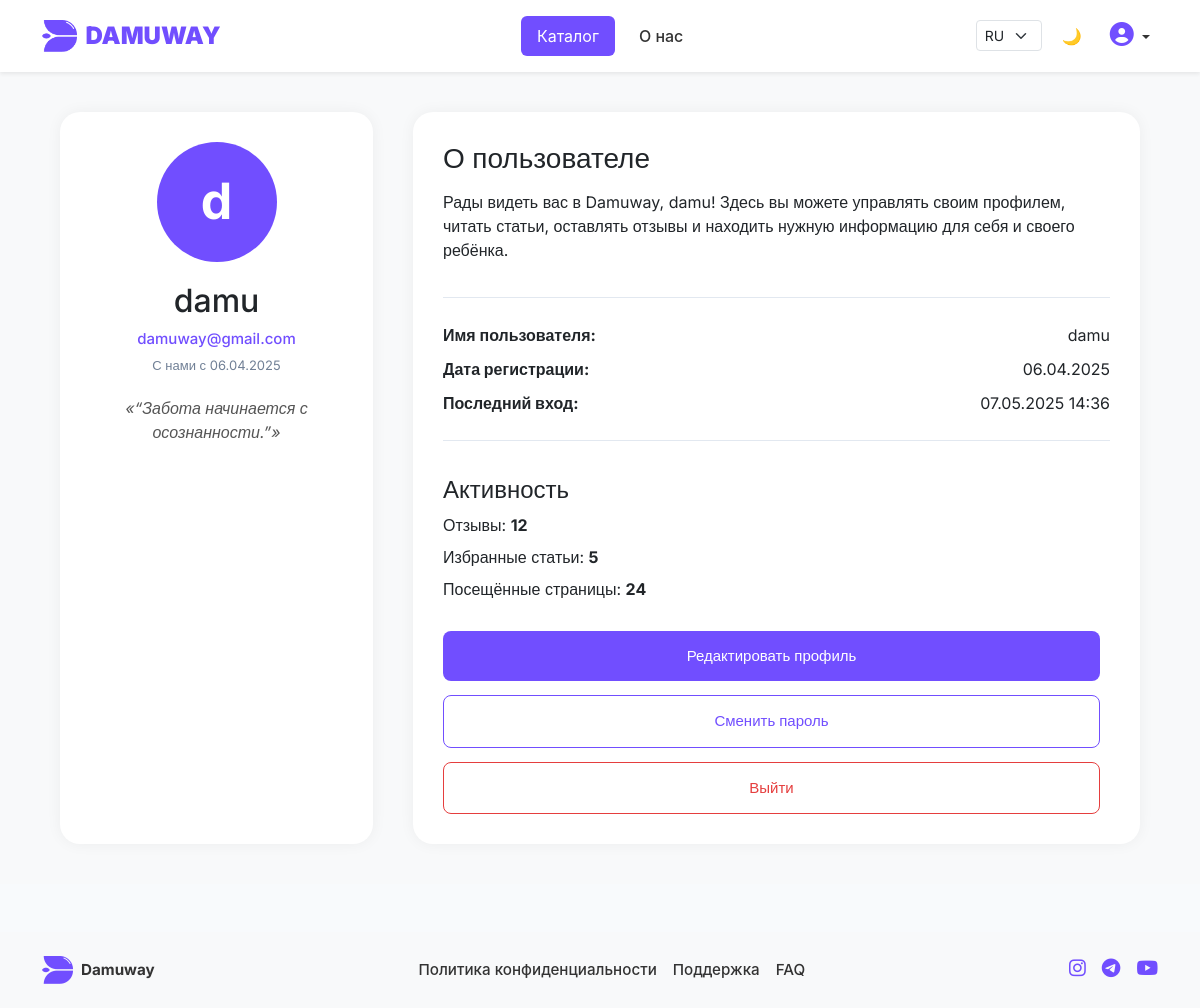
The app's page /ru/user/profile/ (signed in), older data.
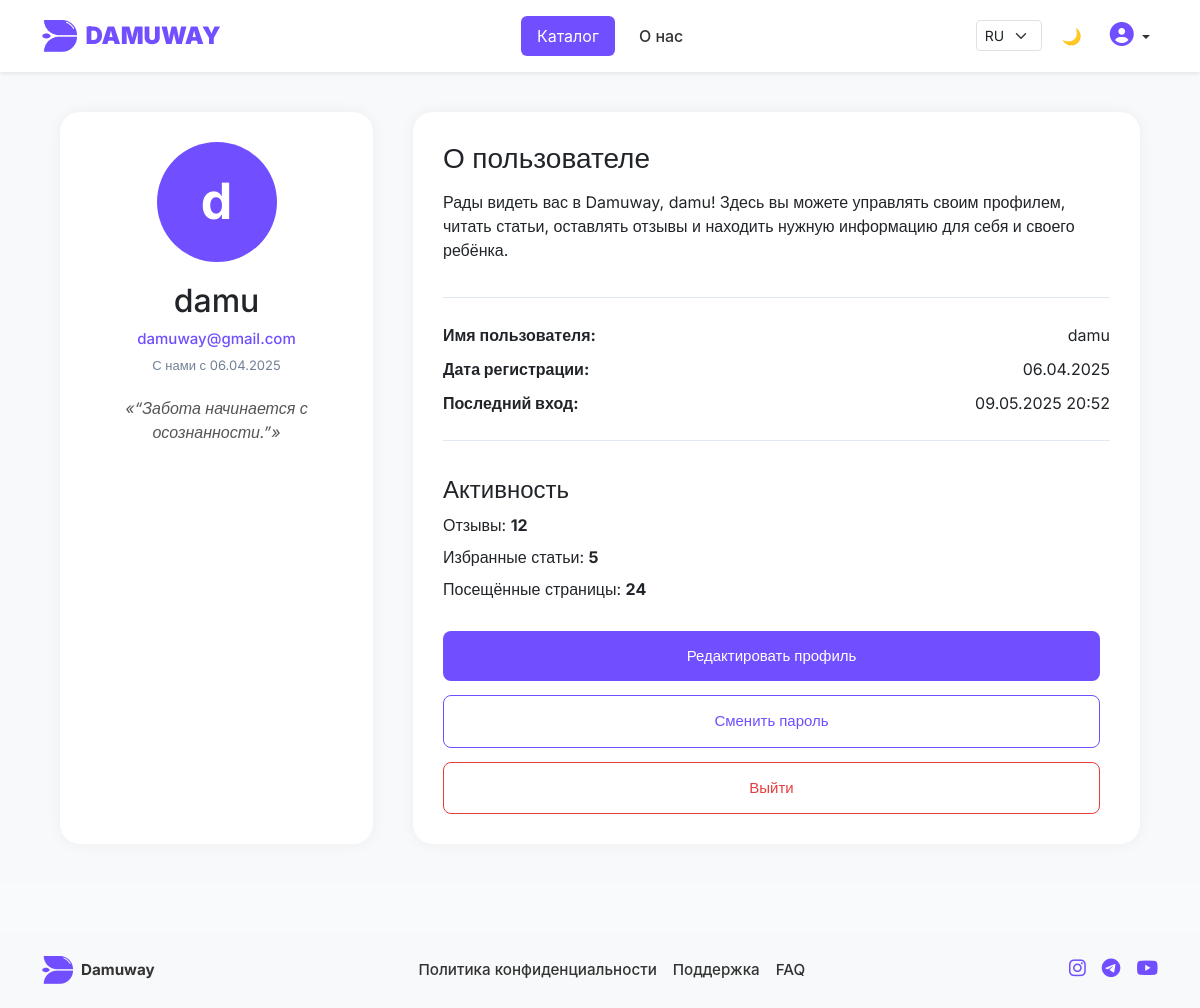
The same page, newer data.
### user/models.py (models this page shows)
class CustomUser(AbstractUser):
    email = models.EmailField(unique=True)
    pass

### user/views.py (the view)
# urls.py: path('profile/', views.profile, name='profile'),
def profile(request):
    return render(request, 'user/profile.html')

### templates/user/profile.html (shortened to what this page needs)
{% extends 'base.html' %}
{% load static %}
{% block extra_css %}
<link rel="stylesheet" href="{% static 'css/user/profile.css' %}">
{% endblock %}
{% block content %}
<div class="profile-page">
  <div class="profile-wrapper">
    <div class="profile-sidebar">
      <div class="avatar-circle-big">
        {{ user.first_name.0|default:user.username.0 }}
      </div>
      <h2>{{ user.first_name|default:user.username }}</h2>
      <p class="user-email">{{ user.email }}</p>
      <p class="member-since">С нами с {{ user.date_joined|date:"d.m.Y" }}</p>
      <div class="profile-quote">
        <q>“Забота начинается с осознанности.”</q>
      </div>
    </div>
    <div class="profile-main">
      <h3>О пользователе</h3>
      <p>Рады видеть вас в Damuway, {{ user.first_name|default:user.username }}! Здесь вы можете управлять своим профилем, читать статьи, оставлять отзывы и находить нужную информацию для себя и своего ребёнка.</p>
      <div class="profile-details">
        <div class="detail-item">
          <strong>Имя пользователя:</strong> {{ user.username }}
        </div>
        <div class="detail-item">
          <strong>Дата регистрации:</strong> {{ user.date_joined|date:"d.m.Y" }}
        </div>
        <div class="detail-item">
          <strong>Последний вход:</strong>
          {% if user.last_login %}
            {{ user.last_login|date:"d.m.Y H:i" }}
          {% else %}
            Ещё не входил
          {% endif %}
        </div>
      </div>
      <div class="profile-stats">
        <h4>Активность</h4>
        <ul>
          <li>Отзывы: <strong>12</strong></li>
          <li>Избранные статьи: <strong>5</strong></li>
          <li>Посещённые страницы: <strong>24</strong></li>
        </ul>
      </div>
      <div class="profile-actions">
        <a href="#" class="action-btn edit-btn">Редактировать профиль</a>
        <a href="{% url 'password_reset' %}" class="action-btn change-btn">Сменить пароль</a>
        <a href="{% url 'logout' %}" class="action-btn logout-btn">Выйти</a>
      </div>
    </div>
  </div>
</div>
{% endblock %}

Row changes from the older to the newer data that the page shows:
changed CustomUser "damu": last_login "07.05.2025 14:36" → "09.05.2025 20:52"
